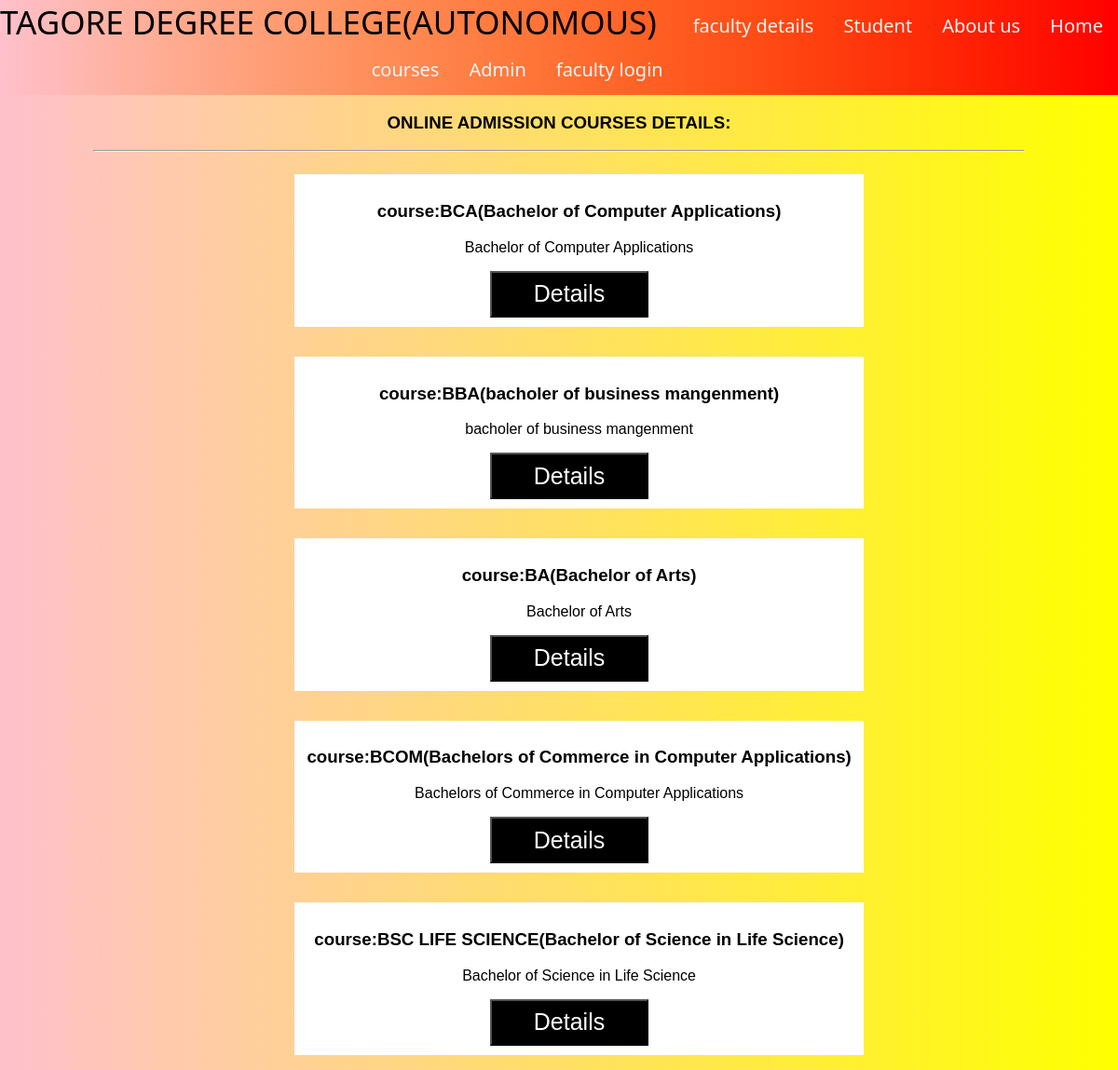
Page /allcoursedetails/ on the committed database.
### exam/models.py (models this page shows)
class Course(models.Model):
    name=models.CharField(max_length=100)
    abbreviation=models.CharField(max_length=600,null=True)
    course_information=models.TextField(null=True)
    no_of_questions=models.PositiveIntegerField()
    marks=models.PositiveIntegerField()

### core/views.py (the view)
# urls.py: path('allcoursedetails/',views.all_course_details,name='all-course-details'),
def all_course_details(request):
    courses=Course.objects.all()
    return render(request,'core/allcoursedetails.html',{'courses':courses})

### templates/core/allcoursedetails.html (shortened to what this page needs)
<!DOCTYPE html>
<html>
<head>
</head>
<body>
    {% include 'core/navbar.html' %}
<div class="main">
<h3>ONLINE ADMISSION COURSES DETAILS:</h3>
<hr>
{% for course in courses %}
<div class="row">
  <div class="column">
    <div class="content">
      <h3>course:{{course.name}}({{course.abbreviation}})</h3>
      <p>{{course.abbreviation}}</p>
    <a href="{% url 'course-details' course.id %}"><button type="button"class="details">Details</button></a>
    </div>
  </div>
</div>
{% endfor %}
</body>
</html>

### templates/core/allcoursedetails.html (style rules this page uses)
body { font-family: Arial, Helvetica, sans-serif; margin:0px; background-image: linear-gradient(to right, pink, yellow); }
* { box-sizing: border-box; }
.main { max-width: 1000px; margin: auto; }
.row { margin-left:200px; }
.row, .row > .column { padding: 8px; }
.column { float: left; width: 80%; }
.row:after { content: ""; display: table; clear: both; }
.content { background-color: white; padding: 10px; }
.details { background-color:black; text-decoration: none; margin-left:200px; height:50px; width:170px; color:white; font-size: 25px; font-family: 'Gill Sans', 'Gill Sans MT', Calibri, 'Trebuchet MS', sans-serif; border-radius: 2px solid black; }
h3 { text-align:center; }
p { text-align:center; }

### templates/core/navbar.html (style rules this page uses)
body { margin:0px; }

### rows in the picture
Course: name "BCA", abbreviation "Bachelor of Computer Applications"
Course: name "BBA", abbreviation "bacholer of business mangenment"
Course: name "BA", abbreviation "Bachelor of Arts"
Course: name "BCOM", abbreviation "Bachelors of Commerce in Computer Applications"
Course: name "BSC LIFE SCIENCE", abbreviation "Bachelor of Science in Life Science"
